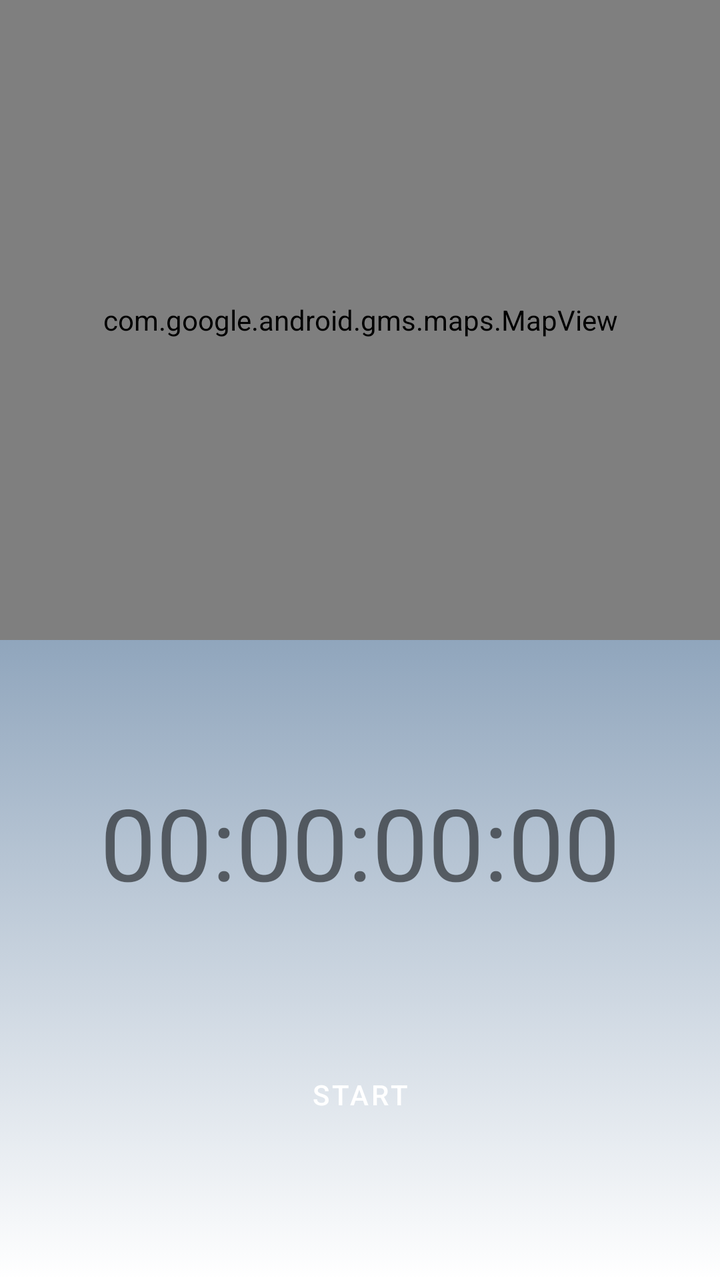
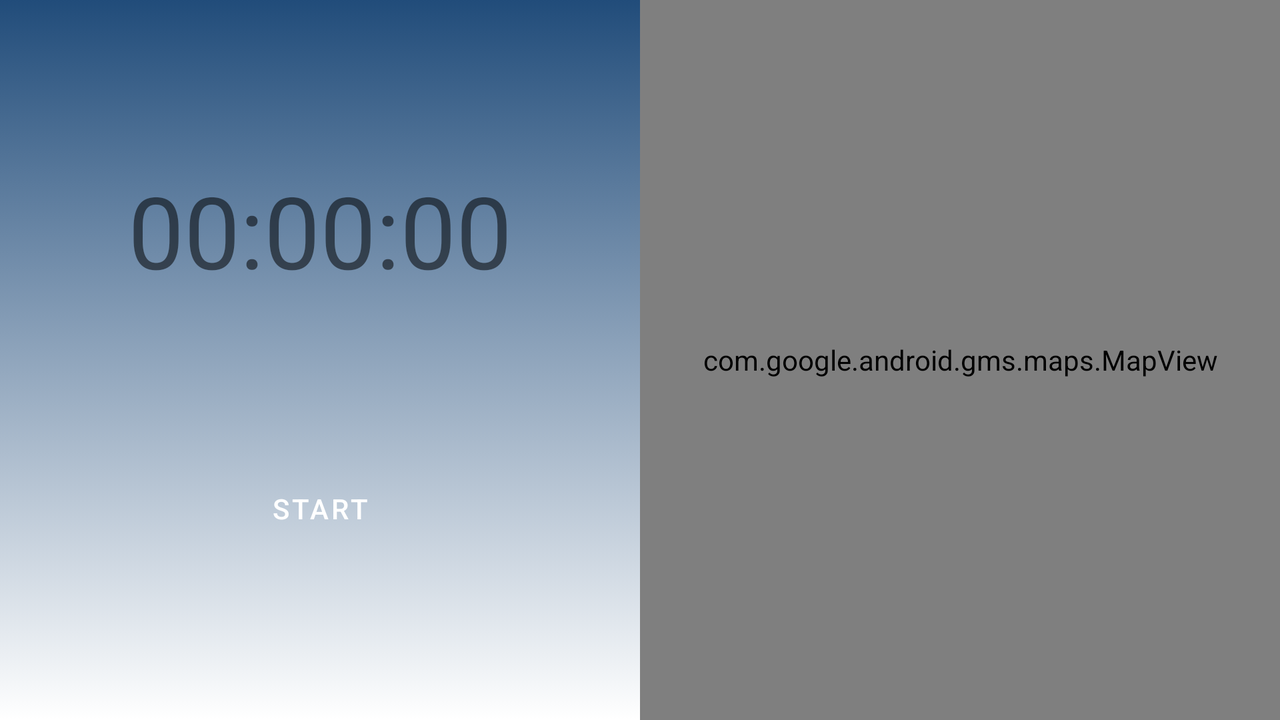

First picture: res/layout/ on a phone held upright. Second picture: the repository's own variant of that layout, on a device whose configuration matches the variant's folder. Source for both follows.
<!-- AndroidManifest.xml: application theme Theme.StepTracking -->
<!-- res/layout/fragment_tracking.xml -->
<?xml version="1.0" encoding="utf-8"?>
<layout xmlns:android="http://schemas.android.com/apk/res/android"
    >
    <androidx.constraintlayout.widget.ConstraintLayout
    xmlns:app="http://schemas.android.com/apk/res-auto"
    xmlns:tools="http://schemas.android.com/tools"
    android:background="@drawable/gradient"
    android:layout_width="match_parent"
    android:layout_height="match_parent">

    <androidx.constraintlayout.widget.ConstraintLayout
        android:id="@+id/clInnerLayout"
        android:layout_width="match_parent"
        android:layout_height="0dp"
        app:layout_constraintBottom_toBottomOf="parent"
        app:layout_constraintEnd_toEndOf="parent"
        app:layout_constraintHorizontal_bias="0.5"
        app:layout_constraintStart_toStartOf="parent"
        app:layout_constraintTop_toBottomOf="@+id/mapView">

        <com.google.android.material.textview.MaterialTextView
            android:id="@+id/tvTimer"
            android:layout_width="wrap_content"
            android:layout_height="wrap_content"
            android:text="00:00:00:00"
            android:textSize="50sp"
            app:layout_constraintBottom_toTopOf="@+id/btnToggleRun"
            app:layout_constraintEnd_toEndOf="parent"
            app:layout_constraintHorizontal_bias="0.5"
            app:layout_constraintStart_toStartOf="parent"
            app:layout_constraintTop_toTopOf="parent" />

        <com.google.android.material.button.MaterialButton
            android:id="@+id/btnToggleRun"
            android:layout_width="114dp"
            android:layout_height="50dp"
            android:background="@drawable/rounded_btn"
            android:text="Start"
            app:layout_constraintBottom_toBottomOf="parent"
            app:layout_constraintEnd_toStartOf="@+id/btnFinishRun"
            app:layout_constraintHorizontal_bias="0.5"
            app:layout_constraintStart_toStartOf="parent"
            app:layout_constraintTop_toBottomOf="@+id/tvTimer" />

        <com.google.android.material.button.MaterialButton
            android:id="@+id/btnFinishRun"
            android:layout_width="wrap_content"
            android:layout_height="wrap_content"
            android:background="@drawable/rounded_btn"
            android:text="Finish Run"
            android:visibility="gone"
            app:layout_constraintBottom_toBottomOf="parent"
            app:layout_constraintEnd_toEndOf="parent"
            app:layout_constraintHorizontal_bias="0.5"
            app:layout_constraintStart_toEndOf="@+id/btnToggleRun"
            app:layout_constraintTop_toBottomOf="@+id/tvTimer" />


    </androidx.constraintlayout.widget.ConstraintLayout>

    <com.google.android.material.textview.MaterialTextView
        android:id="@+id/tvLetsGo"
        android:layout_width="wrap_content"
        android:layout_height="wrap_content"
        android:text="Let's go, USERNAME!"
        android:textAlignment="center"
        android:textSize="50sp"
        android:visibility="gone"
        app:layout_constraintBottom_toTopOf="@+id/clInnerLayout"
        app:layout_constraintEnd_toEndOf="parent"
        app:layout_constraintHorizontal_bias="0.5"
        app:layout_constraintStart_toStartOf="parent"
        app:layout_constraintTop_toTopOf="parent" />

    <com.google.android.gms.maps.MapView
        android:id="@+id/mapView"
        android:layout_width="match_parent"
        android:layout_height="0dp"
        app:layout_constraintBottom_toTopOf="@+id/clInnerLayout"
        app:layout_constraintEnd_toEndOf="parent"
        app:layout_constraintHorizontal_bias="0.5"
        app:layout_constraintStart_toStartOf="parent"
        app:layout_constraintTop_toTopOf="parent" />

</androidx.constraintlayout.widget.ConstraintLayout>

</layout>
<!-- resources referenced by this layout -->
<resources>
  <!-- drawable gradient (drawable) -->
  <?xml version="1.0" encoding="utf-8"?>
  <selector xmlns:android="http://schemas.android.com/apk/res/android">
      <item>
          <shape>
              <gradient
                  android:startColor="@color/main"
                  android:endColor="#214C7A"
                  android:type="linear"
                  android:angle="90"/>
          </shape>
      </item>
  </selector>
  <style name="Theme.StepTracking" parent="Theme.MaterialComponents.DayNight.NoActionBar">
          
          <item name="colorPrimary">@color/purple_500</item>
          <item name="colorPrimaryVariant">@color/purple_700</item>
          <item name="colorOnPrimary">@color/white</item>
          
          <item name="colorSecondary">@color/teal_200</item>
          <item name="colorSecondaryVariant">@color/teal_700</item>
          <item name="colorOnSecondary">@color/black</item>
          
          <item name="android:statusBarColor" tools:targetApi="l">?attr/colorPrimaryVariant</item>
          
      </style>
  <color name="purple_500">#FF6200EE</color>
  <color name="purple_700">#FF3700B3</color>
  <color name="white">#FFFFFFFF</color>
  <color name="teal_200">#FF03DAC5</color>
  <color name="teal_700">#FF018786</color>
  <color name="black">#FF000000</color>
</resources>
<!-- res/layout-land/fragment_tracking.xml (the repository's variant of the layout above) -->
<!-- drawn on the phone turned sideways -->
<?xml version="1.0" encoding="utf-8"?>
<androidx.constraintlayout.widget.ConstraintLayout xmlns:android="http://schemas.android.com/apk/res/android"
    xmlns:app="http://schemas.android.com/apk/res-auto"
    xmlns:tools="http://schemas.android.com/tools"
    android:background="@drawable/gradient"
    android:layout_width="match_parent"
    android:layout_height="match_parent">

    <androidx.constraintlayout.widget.ConstraintLayout
        android:id="@+id/clInnerLayout"
        android:layout_width="0dp"
        android:layout_height="0dp"
        app:layout_constraintBottom_toBottomOf="parent"
        app:layout_constraintEnd_toStartOf="@+id/mapView"
        app:layout_constraintHorizontal_bias="0.5"
        app:layout_constraintStart_toStartOf="parent"
        app:layout_constraintTop_toTopOf="parent">

        <com.google.android.material.textview.MaterialTextView
            android:id="@+id/tvTimer"
            android:layout_width="wrap_content"
            android:layout_height="wrap_content"
            android:text="00:00:00"
            android:textSize="50sp"
            app:layout_constraintBottom_toTopOf="@+id/btnToggleRun"
            app:layout_constraintEnd_toEndOf="parent"
            app:layout_constraintHorizontal_bias="0.5"
            app:layout_constraintStart_toStartOf="parent"
            app:layout_constraintTop_toTopOf="parent" />

        <com.google.android.material.button.MaterialButton
            android:id="@+id/btnToggleRun"
            android:layout_width="wrap_content"
            android:layout_height="wrap_content"
            android:background="@drawable/rounded_btn"
            android:text="Start"
            app:layout_constraintBottom_toBottomOf="parent"
            app:layout_constraintEnd_toStartOf="@+id/btnFinishRun"
            app:layout_constraintHorizontal_bias="0.5"
            app:layout_constraintStart_toStartOf="parent"
            app:layout_constraintTop_toBottomOf="@+id/tvTimer" />

        <com.google.android.material.button.MaterialButton
            android:id="@+id/btnFinishRun"
            android:layout_width="wrap_content"
            android:layout_height="wrap_content"
            android:background="@drawable/rounded_btn"
            android:text="Finish run"
            android:visibility="gone"
            app:layout_constraintBottom_toBottomOf="parent"
            app:layout_constraintEnd_toEndOf="parent"
            app:layout_constraintHorizontal_bias="0.5"
            app:layout_constraintStart_toEndOf="@+id/btnToggleRun"
            app:layout_constraintTop_toBottomOf="@+id/tvTimer" />

    </androidx.constraintlayout.widget.ConstraintLayout>

    <com.google.android.gms.maps.MapView
        android:id="@+id/mapView"
        android:layout_width="0dp"
        android:layout_height="0dp"
        android:visibility="visible"
        app:layout_constraintBottom_toBottomOf="parent"
        app:layout_constraintEnd_toEndOf="parent"
        app:layout_constraintHorizontal_bias="0.5"
        app:layout_constraintStart_toEndOf="@+id/clInnerLayout"
        app:layout_constraintTop_toTopOf="parent" />

</androidx.constraintlayout.widget.ConstraintLayout>
